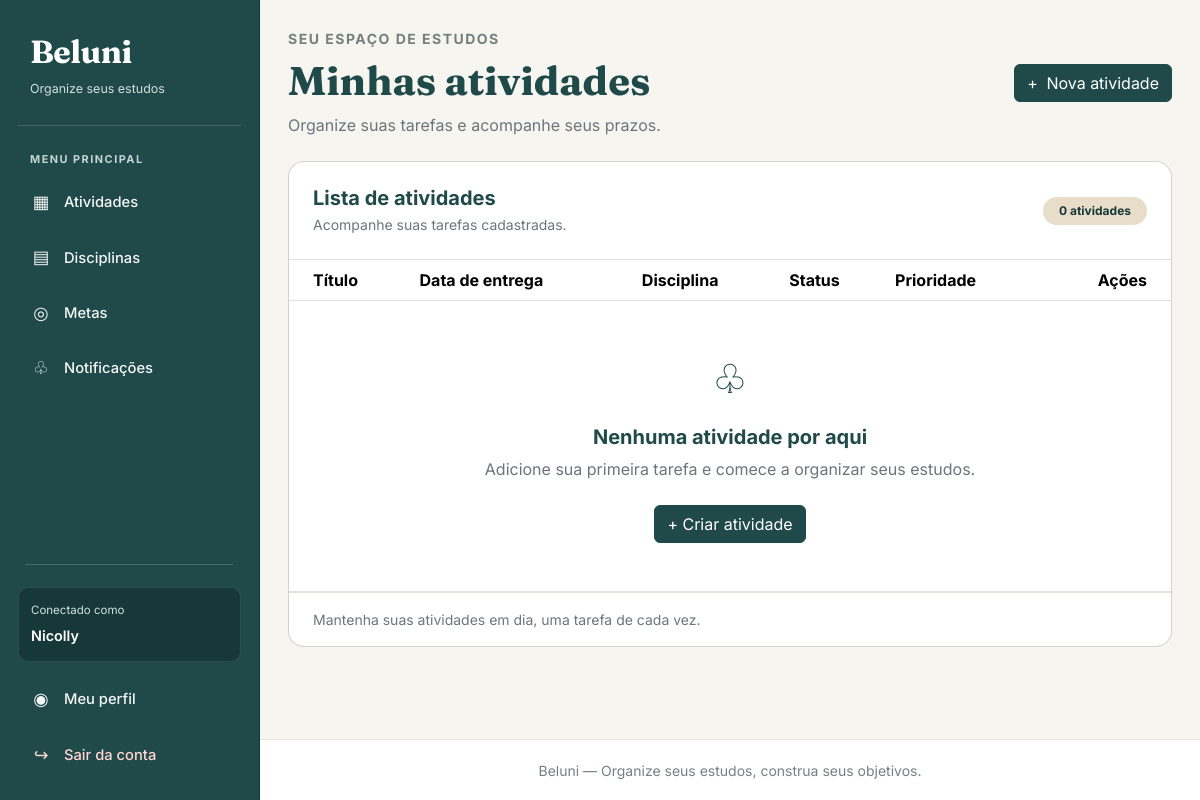
The app's page /atividades/ (signed in), older data.
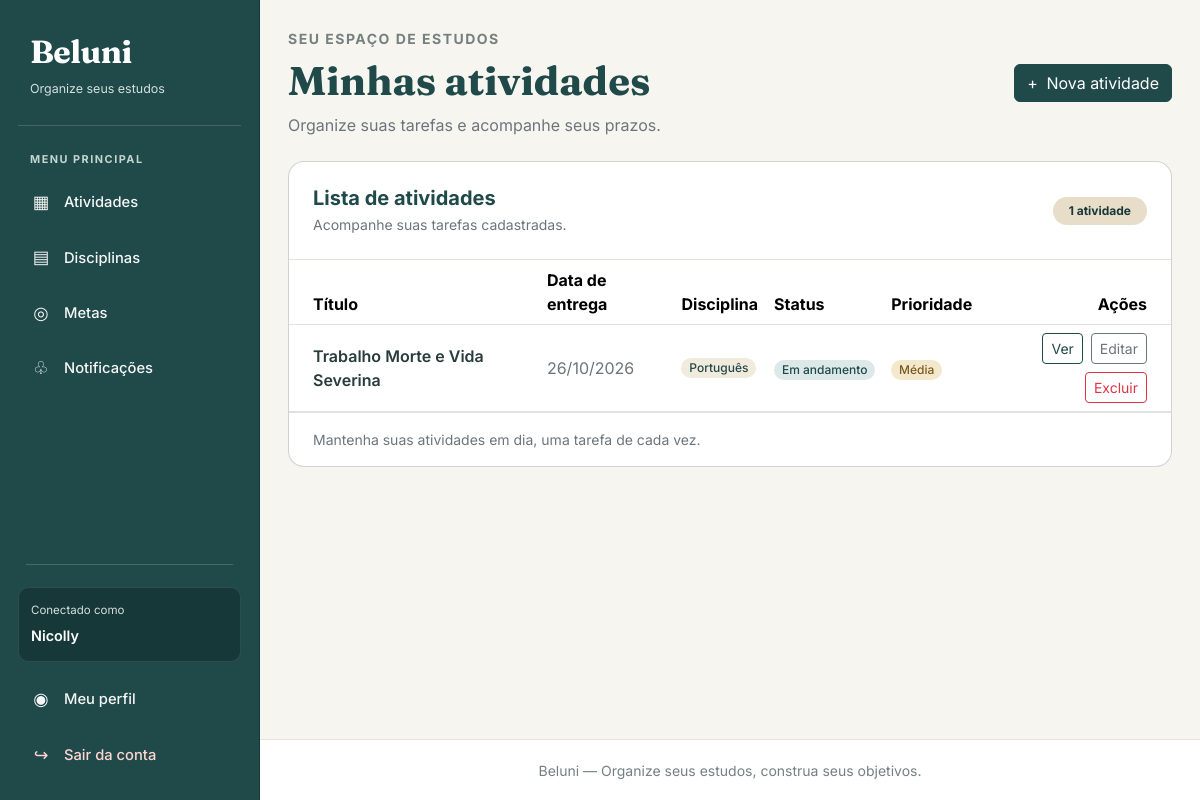
The same page, newer data.
### atividade/models.py (models this page shows, shortened)
class Atividade(models.Model):
    titulo = models.CharField(max_length=100)
    data = models.DateField()
    detalhamento_atividade = models.CharField(max_length=255)
    status = models.CharField(max_length=50)
    prioridade = models.CharField(max_length=50)
    pontuacao = models.FloatField()
    disciplinas = models.ManyToManyField(
        Disciplina,
        through="AtividadeInterdisciplinar",
        related_name="atividades"
    )

### disciplinas/models.py (models this page shows, shortened)
class Disciplina(models.Model):
    nomedisciplina = models.CharField(max_length=100)
    estudante = models.ForeignKey(
        'estudante.Estudante',
        on_delete=models.CASCADE
    )

### atividade/views.py (the view)
# urls.py: path('', views.listar_atividades, name='listar_atividades'),
@login_required
@permission_required('atividade.view_atividade')
def listar_atividades(request):
    estudante = obter_estudante(request.user)
    atividades = (
        atividades_do_estudante(estudante)
        .prefetch_related('disciplinas')
    )
    return render(
        request,
        'atividade/listar.html',
        {'atividades': atividades}
    )

### atividade/views.py (called while the page is built)
def obter_estudante(usuario):
    return get_object_or_404(
        Estudante,
        pk=usuario.pk
    )

def atividades_do_estudante(estudante):
    return Atividade.objects.filter(
        disciplinas__estudante=estudante
    ).distinct()

### atividade/templates/atividade/listar.html (shortened to what this page needs)
{% extends 'base.html' %}
{% block conteudo %}
<div class="d-flex flex-wrap justify-content-between align-items-center gap-3 mb-4">
    <div>
        <p class="text-uppercase small fw-bold mb-2"
           style="color: #758080; letter-spacing: 1.5px;">
            SEU ESPAÇO DE ESTUDOS
        </p>
        <h1 class="titulo-pagina mb-2">Minhas atividades</h1>
        <p class="text-secondary mb-0">
            Organize suas tarefas e acompanhe seus prazos.
        </p>
    </div>
    <a href="{% url 'criar_atividade' %}" class="btn btn-primary">
        <span class="me-1">+</span> Nova atividade
    </a>
</div>
<div class="card">
    <div class="card-body p-0">
        <div class="d-flex flex-wrap justify-content-between align-items-center gap-2 p-4"
             style="border-bottom: 1px solid #E5E2D9;">
            <div>
                <h5 class="mb-1 fw-bold" style="color: #20494A;">
                    Lista de atividades
                </h5>
                <p class="text-secondary small mb-0">
                    Acompanhe suas tarefas cadastradas.
                </p>
            </div>
            <span class="badge rounded-pill px-3 py-2"
                  style="background-color: #E8DDC8; color: #173839;">
                {{ atividades|length }}
                {% if atividades|length == 1 %}
                    atividade
                {% else %}
                    atividades
                {% endif %}
            </span>
        </div>
        <div class="table-responsive">
            <table class="table table-hover align-middle mb-0">
                <thead>
                    <tr>
                        <th class="ps-4">Título</th>
                        <th>Data de entrega</th>
                        <th>Disciplina</th>
                        <th>Status</th>
                        <th>Prioridade</th>
                        <th class="text-end pe-4">Ações</th>
                    </tr>
                </thead>
                <tbody>
                    {% for atividade in atividades %}
                    <tr>
                        <td class="ps-4">
                            <span class="fw-semibold" style="color: #293B3B;">
                                {{ atividade.titulo }}
                            </span>
                        </td>
                        <td>
                            <span class="text-secondary">
                                {{ atividade.data|date:"d/m/Y" }}
                            </span>
                        </td>
                        <td>
                            {% for disciplina in atividade.disciplinas.all %}
                                <span class="badge rounded-pill fw-medium mb-1"
                                      style="background-color: #F1EBDD; color: #20494A;">
                                    {{ disciplina.nomedisciplina }}
                                </span>
                            {% empty %}
                                <span class="text-secondary small">
                                    Sem disciplina
                                </span>
                            {% endfor %}
                        </td>
                        <td>
                            {% if atividade.status == 'concluida' %}
                                <span class="badge rounded-pill fw-medium"
                                      style="background-color: #DCECE2; color: #285C42;">
                                    Concluída
                                </span>
                            {% elif atividade.status == 'em_andamento' %}
                                <span class="badge rounded-pill fw-medium"
                                      style="background-color: #DCE9E8; color: #20494A;">
                                    Em andamento
                                </span>
                            {% else %}
                                <span class="badge rounded-pill fw-medium"
                                      style="background-color: #F4E8CC; color: #795A20;">
                                    Pendente
                                </span>
                            {% endif %}
                        </td>
                        <td>
                            {% if atividade.prioridade == 'alta' %}
                                <span class="badge rounded-pill fw-medium"
                                      style="background-color: #F4DEDA; color: #963F34;">
                                    Alta
                                </span>
                            {% elif atividade.prioridade == 'media' %}
                                <span class="badge rounded-pill fw-medium"
                                      style="background-color: #F4E8CC; color: #795A20;">
                                    Média
                                </span>
                            {% else %}
                                <span class="badge rounded-pill fw-medium"
                                      style="background-color: #DCE9E8; color: #20494A;">
                                    Baixa
                                </span>
                            {% endif %}
                        </td>
                        <td class="text-end pe-4">
                            <div class="d-flex flex-wrap justify-content-end gap-2">
                                <a href="{% url 'detalhar_atividade' atividade.id %}"
                                   class="btn btn-sm btn-outline-primary">
                                    Ver
                                </a>
                                <a href="{% url 'editar_atividade' atividade.id %}"
                                   class="btn btn-sm btn-outline-secondary">
                                    Editar
                                </a>
                                <a href="{% url 'excluir_atividade' atividade.id %}"
                                   class="btn btn-sm btn-outline-danger">
                                    Excluir
                                </a>
                            </div>
                        </td>
                    </tr>
                    {% empty %}
                    <tr>
                        <td colspan="6" class="text-center py-5 px-3">
                            <div class="mb-3">
                                <span style="font-size: 2.5rem; color: #20494A;">
                                    ♧
                                </span>
                            </div>
                            <h5 class="fw-bold mb-2" style="color: #20494A;">
                                Nenhuma atividade por aqui
                            </h5>
                            <p class="text-secondary mb-4">
                                Adicione sua primeira tarefa e comece a organizar seus estudos.
                            </p>
                            <a href="{% url 'criar_atividade' %}"
                               class="btn btn-primary">
                                + Criar atividade
                            </a>
                        </td>
                    </tr>
                    {% endfor %}
                </tbody>
            </table>
        </div>
        <div class="px-4 py-3 small text-secondary"
             style="border-top: 1px solid #E5E2D9;">
            Mantenha suas atividades em dia, uma tarefa de cada vez.
        </div>
    </div>
</div>
{% endblock %}

### templates/base.html (shortened to what this page needs)
{% load static %}
<!DOCTYPE html>
<html lang="pt-br">
<head>
    <link href="https://cdn.jsdelivr.net/npm/bootstrap@5.3.3/dist/css/bootstrap.min.css"
          rel="stylesheet">
</head>
<body>
<div class="app-layout">
    <div class="offcanvas-lg offcanvas-start sidebar"
         tabindex="-1"
         id="menuLateral"
         aria-labelledby="tituloMenuLateral">
        <div class="sidebar-inner">
            <div class="brand-area">
                <a href="{% url 'listar_atividades' %}"
                   class="brand-name"
                   id="tituloMenuLateral">
                    Beluni
                </a>
                <span class="brand-description">
                    Organize seus estudos
                </span>
            </div>
            {% if user.is_authenticated %}
                <p class="menu-label">Menu principal</p>
                <ul class="nav flex-column">
                    <li class="nav-item">
                        <a class="nav-link"
                           href="{% url 'listar_atividades' %}">
                            <span class="menu-icon">▦</span>
                            <span>Atividades</span>
                        </a>
                    </li>
                    <li class="nav-item">
                        <a class="nav-link"
                           href="{% url 'listar_disciplinas' %}">
                            <span class="menu-icon">▤</span>
                            <span>Disciplinas</span>
                        </a>
                    </li>
                    <li class="nav-item">
                        <a class="nav-link"
                           href="{% url 'listar_metas' %}">
                            <span class="menu-icon">◎</span>
                            <span>Metas</span>
                        </a>
                    </li>
                    <li class="nav-item">
                        <a class="nav-link"
                           href="{% url 'notificacao:listar_notificacoes' %}">
                            <span class="menu-icon">♧</span>
                            <span>Notificações</span>
                        </a>
                    </li>
                </ul>
                <div class="sidebar-bottom">
                    <hr class="sidebar-divider">
                    <div class="user-box">
                        <span class="user-box-label">
                            Conectado como
                        </span>
                        <span class="user-box-name">
                            {{ user.get_full_name|default:user.username }}
                        </span>
                    </div>
                    <ul class="nav flex-column">
                        <li class="nav-item">
                            <a class="nav-link"
                               href="{% url 'meu_perfil' %}">
                                <span class="menu-icon">◉</span>
                                <span>Meu perfil</span>
                            </a>
                        </li>
                        <li class="nav-item">
                            <a class="nav-link logout-link"
                               href="{% url 'logout_estudante' %}">
                                <span class="menu-icon">↪</span>
                                <span>Sair da conta</span>
                            </a>
                        </li>
                    </ul>
                </div>
            {% endif %}
        </div>
    </div>
    <div class="main-area">
        <main class="main-content">
            {% block conteudo %}{% endblock %}
        </main>
        <footer class="main-footer">
            <small>
                Beluni — Organize seus estudos, construa seus objetivos.
            </small>
        </footer>
    </div>
</div>
</body>
</html>

### templates/base.html (style rules this page uses)
:root { --beluni-petroleo: #20494A; --beluni-petroleo-escuro: #173839; --beluni-petroleo-hover: #2D5B5C; --beluni-areia: #E8DDC8; --beluni-fundo: #F7F5EF; --beluni-texto: #293B3B; --beluni-suave: #758080; --beluni-borda: #E5E2D9; }
* { box-sizing: border-box; }
body { margin: 0; min-height: 100vh; font-family: 'Inter', sans-serif; background-color: var(--beluni-fundo); color: var(--beluni-texto); }
.app-layout { display: flex; min-height: 100vh; }
.sidebar { flex: 0 0 260px; width: 260px; min-height: 100vh; background-color: var(--beluni-petroleo) !important; color: #FFFFFF; border-right: 1px solid var(--beluni-petroleo-escuro); }
.sidebar-inner { display: flex; flex-direction: column; min-height: 100vh; padding: 28px 18px 20px; background-color: var(--beluni-petroleo) !important; }
.brand-area { position: relative; padding: 0 12px 26px; margin-bottom: 25px; background-color: var(--beluni-petroleo); border-bottom: 1px solid rgba(255, 255, 255, 0.16); }
.brand-name { display: inline-block; font-family: 'Fraunces', serif; font-size: 2rem; font-weight: 700; letter-spacing: -0.5px; color: #FFFFFF !important; text-decoration: none; }
.brand-description { display: block; margin-top: 4px; color: #D2E0DC; font-size: 0.78rem; }
.menu-label { padding: 0 12px; margin: 0 0 10px; color: #C3D6D1; font-size: 0.68rem; font-weight: 700; letter-spacing: 1.5px; text-transform: uppercase; }
.sidebar .nav { gap: 5px; }
.sidebar .nav-link { display: flex; align-items: center; gap: 12px; padding: 12px; border-radius: 9px; background-color: transparent; color: #F5F7F6; font-size: 0.92rem; font-weight: 500; text-decoration: none; transition: background-color 0.2s ease, color 0.2s ease; }
.menu-icon { display: inline-flex; align-items: center; justify-content: center; width: 22px; flex-shrink: 0; font-size: 1.1rem; }
.sidebar-divider { border: 0; border-top: 1px solid rgba(255, 255, 255, 0.18); margin: 22px 8px; opacity: 1; }
.sidebar-bottom { margin-top: auto; padding-top: 22px; background-color: var(--beluni-petroleo); }
.user-box { padding: 14px 12px; margin-bottom: 12px; background-color: var(--beluni-petroleo-escuro); border: 1px solid rgba(255, 255, 255, 0.10); border-radius: 10px; overflow-wrap: anywhere; }
.user-box-label { display: block; color: #D2E0DC; font-size: 0.72rem; margin-bottom: 4px; }
.user-box-name { color: #FFFFFF; font-size: 0.9rem; font-weight: 600; }
.sidebar .logout-link { color: #FFD6D2; }
.main-area { display: flex; flex-direction: column; flex: 1; min-width: 0; min-height: 100vh; background-color: var(--beluni-fundo); }
.main-content { flex: 1; min-width: 0; padding: 28px; }
.titulo-pagina { font-family: 'Fraunces', serif; color: var(--beluni-petroleo); font-weight: 700; }
.btn-primary { background-color: var(--beluni-petroleo); border-color: var(--beluni-petroleo); }
.btn-outline-primary { color: var(--beluni-petroleo); border-color: var(--beluni-petroleo); }
.card { border-radius: 1rem; }
.main-footer { padding: 18px 24px; border-top: 1px solid var(--beluni-borda); background-color: #FFFFFF; color: var(--beluni-suave); text-align: center; }

Row changes from the older to the newer data that the page shows:
added Atividade: titulo "Trabalho Morte e Vida Severina", data "26/10/2026", status "Em andamento", prioridade "Média"
added Disciplina: nomedisciplina "Português"
Text that changed along with them:
{{ atividades|length }}: "0" → "1"
text no longer shown: "atividades ♧ Nenhuma atividade por aqui Adicione sua primeira tarefa e comece a organizar seus estudos. + Criar atividade"
text now shown: "atividade"
